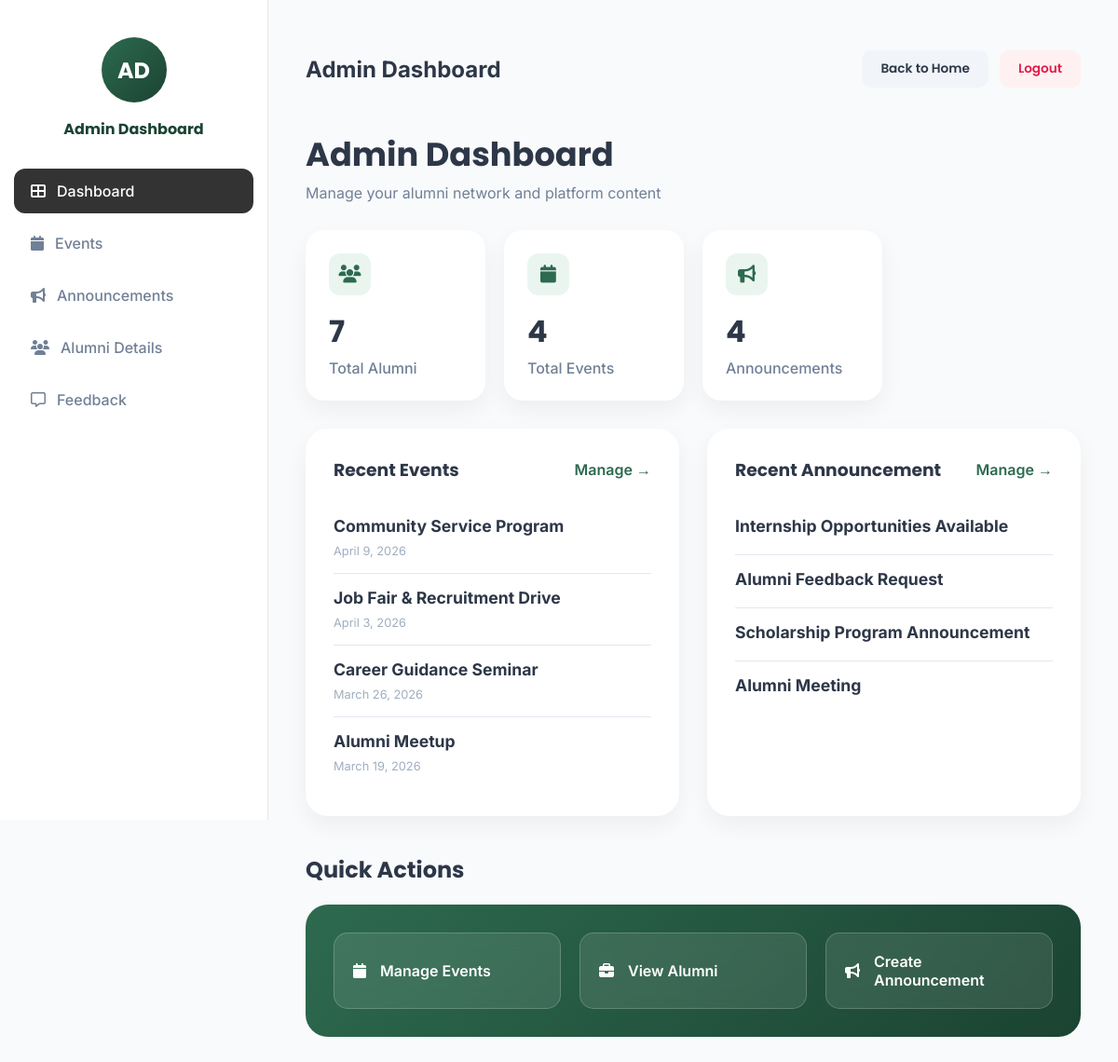
The page /alumni_app/admin-dashboard/ (signed in) on the database as committed earlier.
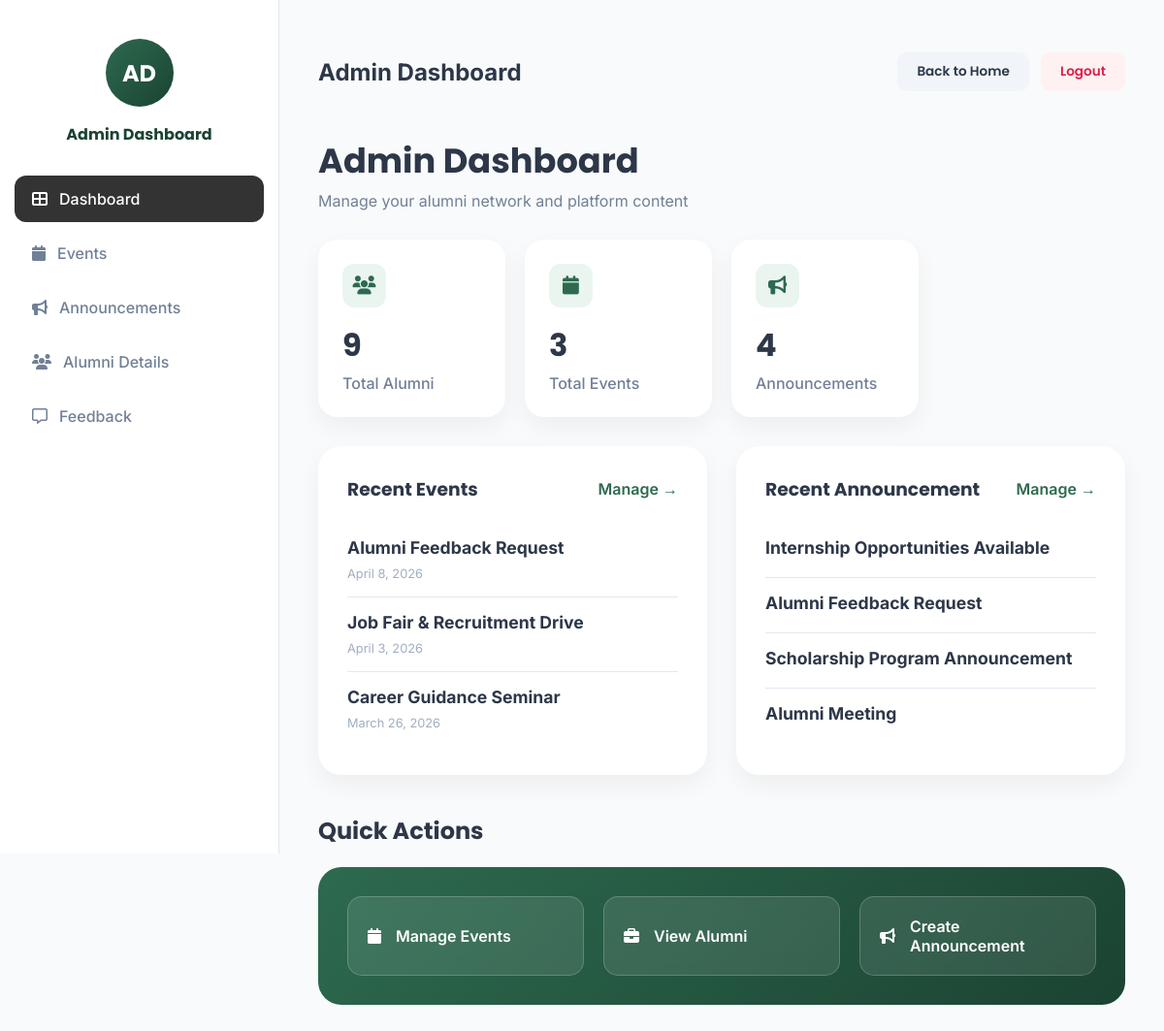
The same page on the database as committed later.
### Alumni_app/models.py (models this page shows, shortened)
class Event(models.Model):
    title = models.CharField(max_length=200)
    description = models.TextField()
    date = models.DateField()
    image_url = models.URLField(blank=True, null=True)
    created_by = models.ForeignKey(User, on_delete=models.CASCADE, null=True, blank=True)
    is_approved = models.BooleanField(default=False)
    is_rejected = models.BooleanField(default=False)

class Announcement(models.Model):
    title = models.CharField(max_length=200)
    message = models.TextField()
    image_url = models.URLField(blank=True)
    posted_on = models.DateField(auto_now_add=True)

### Alumni_app/views.py (the view)
# urls.py: path('admin-dashboard/', views.admin_dashboard, name='admin_dashboard'),
@login_required
def admin_dashboard(request):
    total_alumni = Profile.objects.filter(role="alumni").count()
    total_events = Event.objects.count()
    total_announcements = Announcement.objects.count()
    recent_events = Event.objects.order_by('-date')[:5]
    recent_announcements = Announcement.objects.order_by('-posted_on')[:5]
    return render(request,"admin_dashboard.html",{
        "total_alumni": total_alumni,
        "total_events": total_events,
        "total_announcements": total_announcements,
        "recent_events": recent_events,
        "recent_announcements": recent_announcements
    })

### Alumni_app/templates/admin_dashboard.html (shortened to what this page needs)
{% load static %}
<!doctype html>
<html>
	<head>
		<link
			rel="stylesheet"
			href="https://cdnjs.cloudflare.com/ajax/libs/font-awesome/6.5.1/css/all.min.css"
		/>
		<link rel="stylesheet" href="{% static 'admin_dashboard.css' %}" />
	</head>
	<body>
		<div class="dashboard-container">
			<aside class="sidebar">
				<div class="profile">
					<div class="avatar">AD</div>
					<p>Admin Dashboard</p>
				</div>
				<nav>
					<a href="{% url 'admin_dashboard' %}" class="active">
						<i class="fa-solid fa-table-cells-large"></i> Dashboard
					</a>
					<a href="{% url 'admin_events' %}">
						<i class="fa-solid fa-calendar"></i> Events
					</a>
					<a href="{% url 'admin_announcements' %}">
						<i class="fa-solid fa-bullhorn"></i> Announcements
					</a>
					<a href="{% url 'admin_view_alumni' %}">
						<i class="fa-solid fa-users"></i> Alumni Details
					</a>
					<a href="{% url 'admin_feedback' %}">
						<i class="fa-regular fa-message"></i> Feedback
					</a>
				</nav>
			</aside>
			<main class="main-content">
				<div class="topbar">
					<div class="page-title">
						<h2>Admin Dashboard</h2>
					</div>
					<div class="top-actions">
						<a href="{% url 'index' %}">Back to Home</a>
						<a href="{% url 'logout' %}">Logout</a>
					</div>
				</div>
				<div class="page-header">
					<h1>Admin Dashboard</h1>
					<p>Manage your alumni network and platform content</p>
				</div>
				<div class="stats-grid">
					<div class="stat-card">
						<div class="stat-icon">
							<i class="fa-solid fa-users"></i>
						</div>
						<h2>{{ total_alumni }}</h2>
						<p>Total Alumni</p>
					</div>
					<div class="stat-card">
						<div class="stat-icon">
							<i class="fa-solid fa-calendar"></i>
						</div>
						<h2>{{ total_events }}</h2>
						<p>Total Events</p>
					</div>
					<div class="stat-card">
						<div class="stat-icon">
							<i class="fa-solid fa-bullhorn"></i>
						</div>
						<h2>{{ total_announcements }}</h2>
						<p>Announcements</p>
					</div>
				</div>
				<div class="content-grid">
					<div class="card">
						<div class="card-header">
							<h3>Recent Events</h3>
							<a href="{% url 'admin_events' %}">Manage →</a>
						</div>
						<div class="card-body">
							{% for event in recent_events %}
							<div class="list-item">
								<h4>{{ event.title }}</h4>
								<span>{{ event.date }}</span>
							</div>
							{% endfor %}
						</div>
					</div>
					<div class="card">
						<div class="card-header">
							<h3>Recent Announcement</h3>
							<a href="{% url 'admin_announcements' %}">Manage →</a>
						</div>
						<div class="card-body">
							{% for announce in recent_announcements %}
							<div class="list-item">
								<h4>{{ announce.title }}</h4>
							</div>
							{% endfor %}
						</div>
					</div>
				</div>
				<div class="quick-actions">
					<h2>Quick Actions</h2>
					<div class="actions-grid">
						<a href="{% url 'admin_events' %}" class="action-btn">
							<i class="fa-solid fa-calendar"></i>
							Manage Events
						</a>
						<a href="{% url 'admin_view_alumni' %}" class="action-btn">
							<i class="fa-solid fa-briefcase"></i>
							View Alumni
						</a>
				 <a href="{% url 'admin_announcements' %}" class="action-btn">
							<i class="fa-solid fa-bullhorn"></i>
							Create Announcement
						</a>
					</div>
				</div>
			</main>
		</div>
	</body>
</html>

Rows that differ between the two databases and show on the page:
removed Event: title "Community Service Program", date "April 9, 2026"
removed Event: title "Alumni Meetup", date "March 19, 2026"
added Event: title "Alumni Feedback Request", date "April 8, 2026"
Other text that changed with them:
{{ total_alumni }}: "7" → "9"
{{ total_events }}: "4" → "3"
